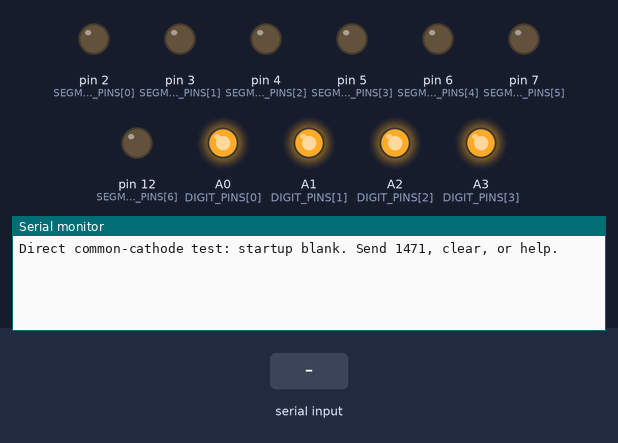
A sketch run on a simulated Arduino Uno, built with avr-gcc and run on an emulated ATmega328P. Shown: output pins drawn as LEDs (lit = HIGH), the last lines printed to the serial monitor. Inputs (shaded band) come from the test bench.

Above: at 1.2 s.
1.3 s: "clear\n" received over Serial
At 2.4 s:
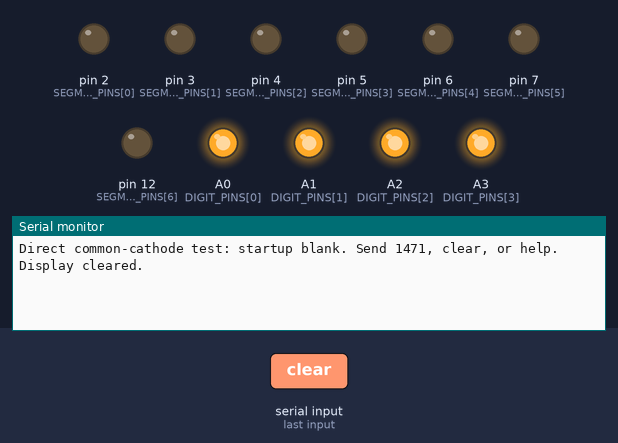
2.8 s: "help\n" received over Serial
At 3.6 s:
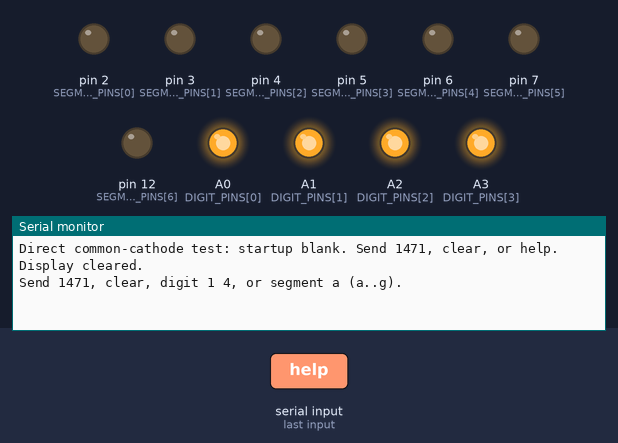
4.3 s: "digit \n" received over Serial
At 4.7 s:
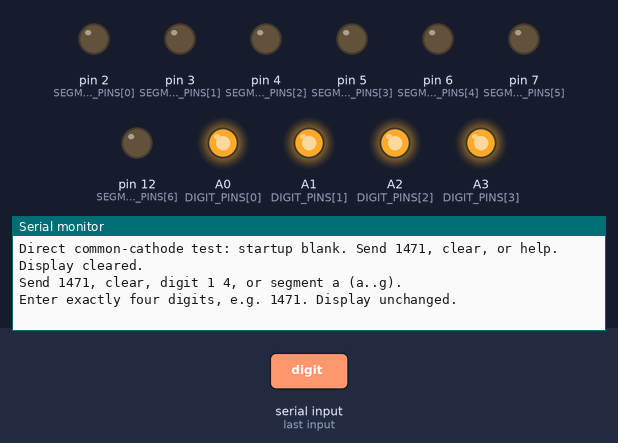

Measured:
- after the input at 1.3 s, the serial monitor: prints a new line at once (image 1)
- after the input at 2.8 s, the serial monitor: prints a new line at once (image 2)
- after the input at 4.3 s, the serial monitor: prints a new line at once (image 3)

The sketch:

DirectCathodeDisplayTest.ino
```cpp
// Standalone DIRECT common-cathode display test for Arduino Uno.
// Seven segment resistors, digit cathodes directly to A0..A3; no NPN drivers.
// Default four-segment limit for limited testing with 1 kOhm per segment.
// Full digits require >=2 kOhm per segment and DISPLAY_MAX_SEGMENTS=7.
// Disconnect motor power. See this folder's README.md.
// Serial Monitor: 115200 baud, newline or carriage return. Send e.g. 1471.
#include <Arduino.h>
#include <avr/interrupt.h>
#include <util/atomic.h>
#include <string.h>

#if !defined(__AVR_ATmega328P__) || F_CPU != 16000000UL
#error "Select Arduino Uno (ATmega328P, 16 MHz)."
#endif

#ifndef DISPLAY_MAX_SEGMENTS
#define DISPLAY_MAX_SEGMENTS 4
#endif
static_assert(DISPLAY_MAX_SEGMENTS>=1 && DISPLAY_MAX_SEGMENTS<=7,"Segment limit must be 1..7");

// Same mapping as the rover controller: a,b,c,d,e,f,g; digits left to right.
const uint8_t SEGMENT_PINS[7]={2,3,4,5,6,7,12};
const uint8_t DIGIT_PINS[4]={A0,A1,A2,A3};
const uint8_t NUMERALS[10]={0x3f,0x06,0x5b,0x4f,0x66,0x6d,0x7d,0x07,0x7f,0x6f};
volatile uint8_t shown[4]={}; // Startup blank: never bypass the segment limit.
volatile uint8_t* segmentPorts[7];
volatile uint8_t* digitPorts[4];
uint8_t segmentMasks[7],digitMasks[4];
uint8_t scanDigit=3;
char inputLine[16];
uint8_t inputLength=0;
bool lineOverflow=false;

ISR(TIMER2_COMPA_vect) {
  for (uint8_t i=0;i<4;++i) *digitPorts[i] |= digitMasks[i]; // HIGH = off
  scanDigit=(scanDigit+1)&3;
  // Compare B changes segments only after the all-off interval.
}

ISR(TIMER2_COMPB_vect) {
  uint8_t segments=shown[scanDigit];
  for (uint8_t i=0;i<7;++i) {
    if (segments & (1<<i)) *segmentPorts[i] |= segmentMasks[i];
    else *segmentPorts[i] &= ~segmentMasks[i];
  }
  if (segments) *digitPorts[scanDigit] &= ~digitMasks[scanDigit]; // LOW = on
}

bool setDigits(const uint8_t next[4]) {
  for (uint8_t digit=0;digit<4;++digit) {
    uint8_t count=0;
    for (uint8_t bit=0;bit<7;++bit) if (next[digit] & (1<<bit)) ++count;
    if (count>DISPLAY_MAX_SEGMENTS) {
      Serial.println(F("Refused by segment-current limit. With 1k resistors use 1,4,7, or segment tests."));
      return false;
    }
  }
  ATOMIC_BLOCK(ATOMIC_RESTORESTATE) {
    for (uint8_t i=0;i<4;++i) shown[i]=next[i];
  }
  return true;
}

void handleLine(const char* text) {
  if (!strcmp(text,"clear")) {
    const uint8_t blank[4]={};
    setDigits(blank);
    Serial.println(F("Display cleared."));
    return;
  }
  if (!strcmp(text,"help")) {
    Serial.println(F("Send 1471, clear, digit 1 4, or segment a (a..g)."));
    return;
  }
  if (strlen(text)==9 && !strncmp(text,"digit ",6) &&
      text[6]>='1' && text[6]<='4' && text[7]==' ' && text[8]>='0' && text[8]<='9') {
    uint8_t next[4]={};
    next[text[6]-'1']=NUMERALS[text[8]-'0'];
    if (setDigits(next)) Serial.println(F("Only the requested digit is lit."));
    return;
  }
  if (strlen(text)==9 && !strncmp(text,"segment ",8) && text[8]>='a' && text[8]<='g') {
    const uint8_t next[4]={uint8_t(1<<(text[8]-'a')),0,0,0};
    setDigits(next);
    Serial.println(F("Only the requested segment on digit 1 is lit.")); return;
  }
  if (strlen(text)!=4) {
    Serial.println(F("Enter exactly four digits, e.g. 1471. Display unchanged."));
    return;
  }
  uint8_t next[4];
  for (uint8_t i=0;i<4;++i) {
    if (text[i]<'0' || text[i]>'9') {
      Serial.println(F("Digits 0..9 only. Display unchanged."));
      return;
    }
    next[i]=NUMERALS[text[i]-'0'];
  }
  if (!setDigits(next)) return; // Validate the entire new pattern before changing outputs.
  Serial.print(F("Showing: ")); Serial.println(text);
}

void consume(char c) {
  if (c=='\r' || c=='\n') {
    if (lineOverflow) Serial.println(F("Line too long; display unchanged."));
    else if (inputLength) {
      inputLine[inputLength]='\0';
      handleLine(inputLine);
    }
    inputLength=0; lineOverflow=false;
  } else if (!lineOverflow) {
    if (inputLength<sizeof(inputLine)-1) inputLine[inputLength++]=c;
    else lineOverflow=true;
  }
}

void setup() {
  for (uint8_t i=0;i<4;++i) {
    digitalWrite(DIGIT_PINS[i],HIGH); pinMode(DIGIT_PINS[i],OUTPUT);
    digitPorts[i]=portOutputRegister(digitalPinToPort(DIGIT_PINS[i]));
    digitMasks[i]=digitalPinToBitMask(DIGIT_PINS[i]);
  }
  for (uint8_t i=0;i<7;++i) {
    digitalWrite(SEGMENT_PINS[i],LOW); pinMode(SEGMENT_PINS[i],OUTPUT);
    segmentPorts[i]=portOutputRegister(digitalPinToPort(SEGMENT_PINS[i]));
    segmentMasks[i]=digitalPinToBitMask(SEGMENT_PINS[i]);
  }
  ATOMIC_BLOCK(ATOMIC_RESTORESTATE) {
    TCCR2A=0; TCCR2B=0; TIMSK2=0; TCNT2=0;
    OCR2A=249; OCR2B=16; TIFR2=_BV(OCF2A)|_BV(OCF2B);
    TCCR2A=_BV(WGM21); TIMSK2=_BV(OCIE2A)|_BV(OCIE2B); TCCR2B=_BV(CS22);
  }
  Serial.begin(115200);
  Serial.println(F("Direct common-cathode test: startup blank. Send 1471, clear, or help."));
}

void loop() {
  // The 1 kHz timer keeps refreshing while Serial Monitor is idle.
  for (uint8_t n=0;n<32 && Serial.available();++n) consume(Serial.read());
}
```
